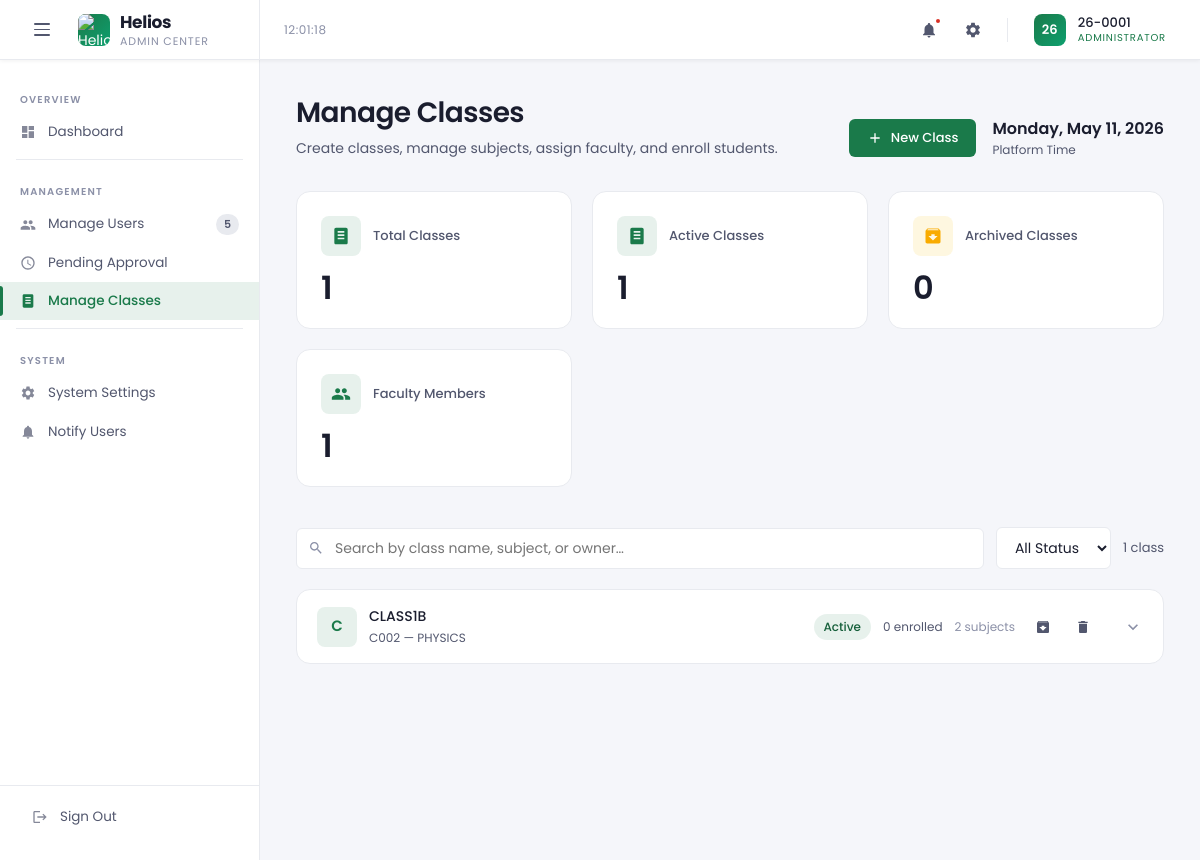
Screenshot of /role_admin_manageClasses.php (signed in) with the database file from the repository.
### tables this page shows
CREATE TABLE `classes` (
  `id` varchar(20) NOT NULL,
  `name` varchar(200) NOT NULL,
  `subject` varchar(200) NOT NULL,
  `description` text DEFAULT NULL,
  `code` char(6) NOT NULL COMMENT '6-char alphanumeric join code',
  `owner` varchar(10) NOT NULL COMMENT 'Faculty YY-XXXX username',
  `status` enum('active','archived') NOT NULL DEFAULT 'active',
  `created_at` datetime NOT NULL DEFAULT current_timestamp()
);

### role_admin_manageClasses.php (the view, shortened to what this page needs)
<?php
require_once __DIR__ . '/db.php';
$username = htmlspecialchars($_SESSION['username']);
$initials = strtoupper(substr($username, 0, 2));
$allUsers = $pdo->query(
    "SELECT username, fullname, role, status FROM users ORDER BY fullname ASC"
)->fetchAll(PDO::FETCH_ASSOC);
$facultyUsers  = array_values(array_filter($allUsers, fn($u) => $u['role'] === 'faculty'));
$totalUsers    = count($allUsers);
$totalFaculty  = count($facultyUsers);
$nameMap = [];
foreach ($allUsers as $u) {
    $nameMap[$u['username']] = $u['fullname'] ?? $u['username'];
}
$unreadNotifs = (int)$pdo->query(
    "SELECT COUNT(*) FROM notifications WHERE is_read = 0"
)->fetchColumn();
$allClasses = $pdo->query(
    "SELECT id, name, subject, description, code, owner, status FROM classes ORDER BY created_at DESC"
)->fetchAll(PDO::FETCH_ASSOC);
$allSubjects = $pdo->query(
    "SELECT id, class_id, name, faculty FROM subjects ORDER BY created_at ASC"
)->fetchAll(PDO::FETCH_ASSOC);
$subjectsByClass = [];
foreach ($allSubjects as $s) {
    $subjectsByClass[$s['class_id']][] = $s;
}
$memberCountByClass = [];
$totalClasses    = count($allClasses);
$activeClasses   = count(array_filter($allClasses, fn($c) => $c['status'] === 'active'));
$archivedClasses = count(array_filter($allClasses, fn($c) => $c['status'] === 'archived'));
?>
<!DOCTYPE html>
<html lang="en">
<head>
</head>
<body>
<header class="topbar">
    <div class="topbar-brand">
        <button class="menu-toggle" id="menuToggle" aria-label="Toggle menu">
            <span></span><span></span><span></span>
        </button>
        <div class="brand-icon">
            <img class="brand-logo-img brand-logo-light" src="img/Light Icon.png" alt="Helios">
        </div>
        <div class="brand-wordmark">Helios<span>Admin Center</span></div>
    </div>
    <div class="topbar-center">
        <span class="topbar-clock" id="liveClock"></span>
    </div>
    <div class="topbar-right">
        <a href="role_admin_notify.php" class="topbar-icon-btn" title="Notify Users">
            <svg><use href="#ic-bell"></use></svg>
            <?php if ($unreadNotifs > 0): ?><span class="notif-badge"></span><?php endif; ?>
        </a>
        <a href="role_admin_systemSettings.php" class="topbar-icon-btn" title="System Settings">
            <svg><use href="#ic-settings"></use></svg>
        </a>
        <button type="button" class="avatar-btn" id="accountButton" aria-haspopup="dialog" aria-expanded="false">
            <div class="avatar-circle"><?= $initials ?></div>
            <div class="avatar-meta">
                <div class="avatar-name"><?= htmlspecialchars($username) ?></div>
                <div class="avatar-role">Administrator</div>
            </div>
        </button>
    </div>
</header>
<div class="body-wrap">
    <nav class="sidebar" id="sidebar">
        <div class="nav-section-label">Overview</div>
        <a href="dashboard_admin.php" class="nav-link">
            <svg><use href="#ic-dashboard"></use></svg> Dashboard
        </a>
        <div class="nav-divider"></div>
        <div class="nav-section-label">Management</div>
        <a href="role_admin_manageUsers.php" class="nav-link">
            <svg><use href="#ic-users"></use></svg> Manage Users
            <?php if ($totalUsers > 0): ?><span class="nav-badge dim"><?= $totalUsers ?></span><?php endif; ?>
        </a>
        <a href="pending_approval.php" class="nav-link">
            <svg><use href="#ic-pending"></use></svg> Pending Approval
        </a>
        <a href="role_admin_manageClasses.php" class="nav-link active">
            <svg><use href="#ic-class"></use></svg> Manage Classes
        </a>
        <div class="nav-divider"></div>
        <div class="nav-section-label">System</div>
        <a href="role_admin_systemSettings.php" class="nav-link">
            <svg><use href="#ic-settings"></use></svg> System Settings
        </a>
        <a href="role_admin_notify.php" class="nav-link">
            <svg><use href="#ic-bell"></use></svg> Notify Users
        </a>
        <div class="sidebar-footer">
            <a href="logout.php" class="nav-link">
                <svg><use href="#ic-logout"></use></svg> Sign Out
            </a>
        </div>
    </nav>
    <main class="main" id="mainContent">
        <div class="page-header">
            <div>
                <h1 class="page-title">Manage Classes</h1>
                <p class="page-subtitle">Create classes, manage subjects, assign faculty, and enroll students.</p>
            </div>
            <div style="display:flex;align-items:center;gap:16px;">
                <button class="btn btn-green" onclick="openModal('modalCreateClass')">
                    <svg><use href="#ic-add"></use></svg> New Class
                </button>
                <div>
                    <div class="page-date" id="currentDate"></div>
                    <div class="page-date-sub">Platform Time</div>
                </div>
            </div>
        </div>
        <div class="kpi-strip">
            <div class="kpi-card blue">
                <div class="kpi-header">
                    <div class="kpi-icon"><svg><use href="#ic-class"></use></svg></div>
                    <div class="kpi-label">Total Classes</div>
                </div>
                <div class="kpi-value" id="kpiTotal"><?= $totalClasses ?></div>
            </div>
            <div class="kpi-card green">
                <div class="kpi-header">
                    <div class="kpi-icon"><svg><use href="#ic-class"></use></svg></div>
                    <div class="kpi-label">Active Classes</div>
                </div>
                <div class="kpi-value" id="kpiActive"><?= $activeClasses ?></div>
            </div>
            <div class="kpi-card yellow">
                <div class="kpi-header">
                    <div class="kpi-icon"><svg><use href="#ic-archive"></use></svg></div>
                    <div class="kpi-label">Archived Classes</div>
                </div>
                <div class="kpi-value" id="kpiArchived"><?= $archivedClasses ?></div>
            </div>
            <div class="kpi-card blue">
                <div class="kpi-header">
                    <div class="kpi-icon"><svg><use href="#ic-users"></use></svg></div>
                    <div class="kpi-label">Faculty Members</div>
                </div>
                <div class="kpi-value"><?= $totalFaculty ?></div>
            </div>
        </div>
        <div class="toolbar">
            <div class="search-wrap">
                <input type="text" class="search-input" id="classSearch" placeholder="Search by class name, subject, or owner…">
            </div>
            <select class="filter-select" id="statusFilter">
                <option value="">All Status</option>
            </select>
            <span class="count-text" id="classCount"><?= $totalClasses ?> class<?= $totalClasses !== 1 ? 'es' : '' ?></span>
        </div>
        <div id="accordionList">
        <?php if (empty($allClasses)): ?>
            <div class="empty-state" id="emptyState">
                <svg viewBox="0 0 24 24" style="width:48px;height:48px;fill:var(--border-light);"><use href="#ic-class"></use></svg>
                <p>No classes yet. Click <strong>+ New Class</strong> to create your first one.</p>
            </div>
        <?php else: ?>
        <?php
        $iconColors = ['blue','green','yellow','red'];
        $i = 0;
        foreach ($allClasses as $class):
            $cId        = $class['id'];
            $cName      = $class['name'];
            $cSubject   = $class['subject'];
            $cOwner     = $class['owner'] ?? '';
            $cOwnerName = $nameMap[$cOwner] ?? $cOwner;
            $cMemberCnt = $memberCountByClass[$cId] ?? 0;
            $cStatus    = $class['status'];
            $cSubjects  = $subjectsByClass[$cId] ?? [];
            $color      = $iconColors[$i % count($iconColors)];
            $letter     = strtoupper(substr($cName, 0, 1));
            $i++;
        ?>
        <div class="class-accordion"
             data-name="<?= htmlspecialchars(strtolower($cName)) ?>"
             data-subject="<?= htmlspecialchars(strtolower($cSubject)) ?>"
             data-owner="<?= htmlspecialchars(strtolower($cOwner . ' ' . $cOwnerName)) ?>"
             data-status="<?= htmlspecialchars($cStatus) ?>">
            <div class="class-accordion-header" onclick="toggleAccordion(this)">
                <div class="class-icon <?= $color ?>"><?= htmlspecialchars($letter) ?></div>
                <div style="flex:1;min-width:0;">
                    <div class="class-name"><?= htmlspecialchars($cName) ?></div>
                    <div class="class-id"><?= htmlspecialchars($cId) ?> &mdash; <?= htmlspecialchars($cSubject) ?></div>
                </div>
                <div style="display:flex;align-items:center;gap:12px;margin-right:12px;">
                    <span class="status-chip <?= htmlspecialchars($cStatus) ?>"><?= htmlspecialchars($cStatus) ?></span>
                    <span style="font-size:12px;color:var(--text-secondary);"><?= $cMemberCnt ?> enrolled</span>
                    <span style="font-size:12px;color:var(--text-muted);"><?= count($cSubjects) ?> subject<?= count($cSubjects) !== 1 ? 's' : '' ?></span>
                    <div class="action-btns" onclick="event.stopPropagation()">
                        <button class="btn-icon" title="<?= $cStatus === 'archived' ? 'Restore' : 'Archive' ?> class"
                                onclick="archiveClass('<?= htmlspecialchars($cId) ?>')">
                            <svg><use href="#ic-archive"></use></svg>
                        </button>
                        <button class="btn-icon danger" title="Delete class"
                                onclick="deleteClass('<?= htmlspecialchars($cId) ?>', '<?= htmlspecialchars(addslashes($cName)) ?>')">
                            <svg><use href="#ic-trash"></use></svg>
                        </button>
                    </div>
                </div>
                <svg class="accordion-chevron"><use href="#ic-chevron"></use></svg>
            </div>
        </div>
        <?php endforeach; ?>
        <?php endif; ?>
        </div>
    </main>
</div>
</body>
</html>

### rows the page displays
classes: status "1", status "0", name "C", name "CLASS1B", id "C002", subject "PHYSICS", status "Active", id "0", id "2"

### other values shown
$initials "26"
$username "26-0001"
$totalUsers "5"
$totalClasses "1"
$totalFaculty "1"
